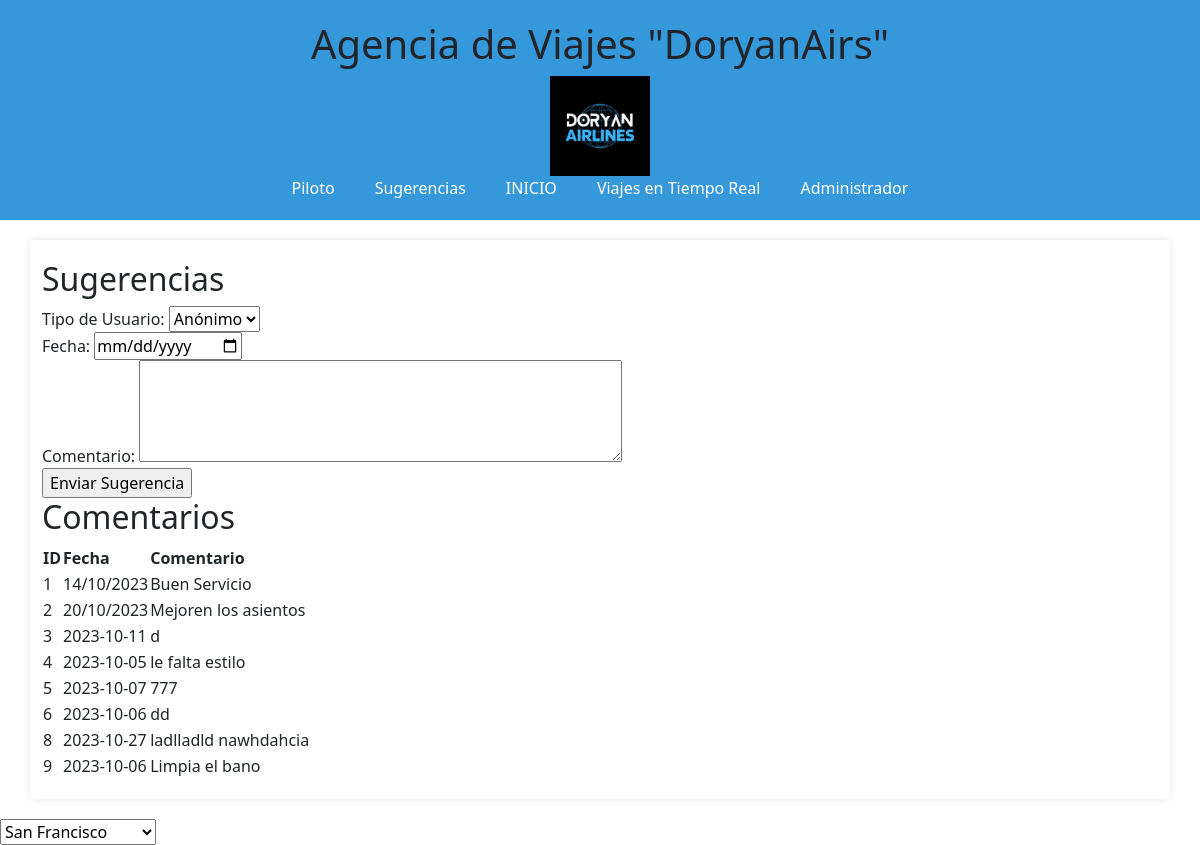
/sugerencias.php, run on the app's committed database.
### tables this page shows
CREATE TABLE `sugerencias` (
  `Id` int(20) NOT NULL,
  `Fecha` varchar(20) NOT NULL,
  `Comentario` varchar(20) NOT NULL,
  `tipo_usuario` varchar(20) NOT NULL
);

### sugerencias.php (the view, shortened to what this page needs)
<!DOCTYPE html>
<html>
<head>
    <link rel="stylesheet" href="style.css">
    <link rel="stylesheet" href="https://cdn.jsdelivr.net/npm/bootstrap-icons@1.11.0/font/bootstrap-icons.css">
    <link href="https://cdn.jsdelivr.net/npm/bootstrap@5.3.2/dist/css/bootstrap.min.css" rel="stylesheet">
</head>
<body>
    <header>
        <h1>Agencia de Viajes "DoryanAirs"</h1>
        <img src="img\logo.jpg" alt="logo" width="100px">
        <nav>
            <a href="index.html">Piloto</a>
            <a href="#">Sugerencias</a>
            <a href="index.php">INICIO</a>
            <a href="#">Viajes en Tiempo Real</a>
            <a href="index.html">Administrador</a>
        </nav>
    </header>
    <div class="container">
        <h2>Sugerencias</h2>
        <div class="sugerencias">
            <form action="procesar_sugerencia.php" method="POST">
                <label for="tipo_usuario">Tipo de Usuario:</label>
                <select name="tipo_usuario" id="tipo_usuario">
                    <option value="Anónimo">Anónimo</option>
                </select><br>
                <label for="fecha">Fecha:</label>
                <input type="date" name="fecha" id="fecha"><br>
                <label for="comentario">Comentario:</label>
                <textarea name="comentario" id="comentario" rows="4" cols="50"></textarea><br>
                <input type="submit" value="Enviar Sugerencia">
            </form>
        </div>
        <h2>Comentarios</h2>
        <div class="comentarios">
            <?php
            $servername = "localhost";
            $username = "root";
            $password = "";
            $database = "viajes";
            $conn = new mysqli($servername, $username, $password, $database, 3306);
            $sql = "SELECT Id, Fecha, Comentario FROM sugerencias";
            $result = $conn->query($sql);
            ?>
            <table>
                <tr>
                    <th>ID</th>
                    <th>Fecha</th>
                    <th>Comentario</th>
                </tr>
                <?php
                if ($result->num_rows > 0) {
                    while ($row = $result->fetch_assoc()) {
                        echo "<tr>";
                        echo "<td>" . $row["Id"] . "</td>";
                        echo "<td>" . $row["Fecha"] . "</td>";
                        echo "<td>" . $row["Comentario"] . "</td>";
                        echo "</tr>";
                    }
                } else {
                    echo "<tr><td colspan='3'>No se encontraron comentarios.</td></tr>";
                }
                ?>
            </table>
        </div>
    </div>
    <div id="ciudad">
        <select>
            <option value="San Francisco">San Francisco</option>
        </select>
    </div>
</body>
</html>

### style.css (style rules this page uses)
body { font-family: Arial, sans-serif; margin: 0; padding: 0; background-color: #f0f0f0; }
header { text-align: center; background-color: #3498db; padding: 20px 0; }
nav { display: flex; justify-content: center; border-color: #000000; }
nav a { text-decoration: none; color: #fff; margin: 0 20px; transition: color 0.3s; border-color: #000000; }
.container { width: 80%; margin: 20px auto; background-color: #fff; padding: 20px; border-radius: 5px; box-shadow: 0 0 10px rgba(0, 0, 0, 0.1); }
h1 { text-align: center; }

### data on the page
sugerencias: Id "1", Fecha "14/10/2023", Comentario "Buen Servicio"
sugerencias: Id "2", Fecha "20/10/2023", Comentario "Mejoren los asientos"
sugerencias: Id "3", Fecha "2023-10-11", Comentario "d"
sugerencias: Id "4", Fecha "2023-10-05", Comentario "le falta estilo"
sugerencias: Id "5", Fecha "2023-10-07", Comentario "777"
sugerencias: Id "6", Fecha "2023-10-06", Comentario "dd"
sugerencias: Id "8", Fecha "2023-10-27", Comentario "ladlladld nawhdahcia"
sugerencias: Id "9", Fecha "2023-10-06", Comentario "Limpia el bano"
